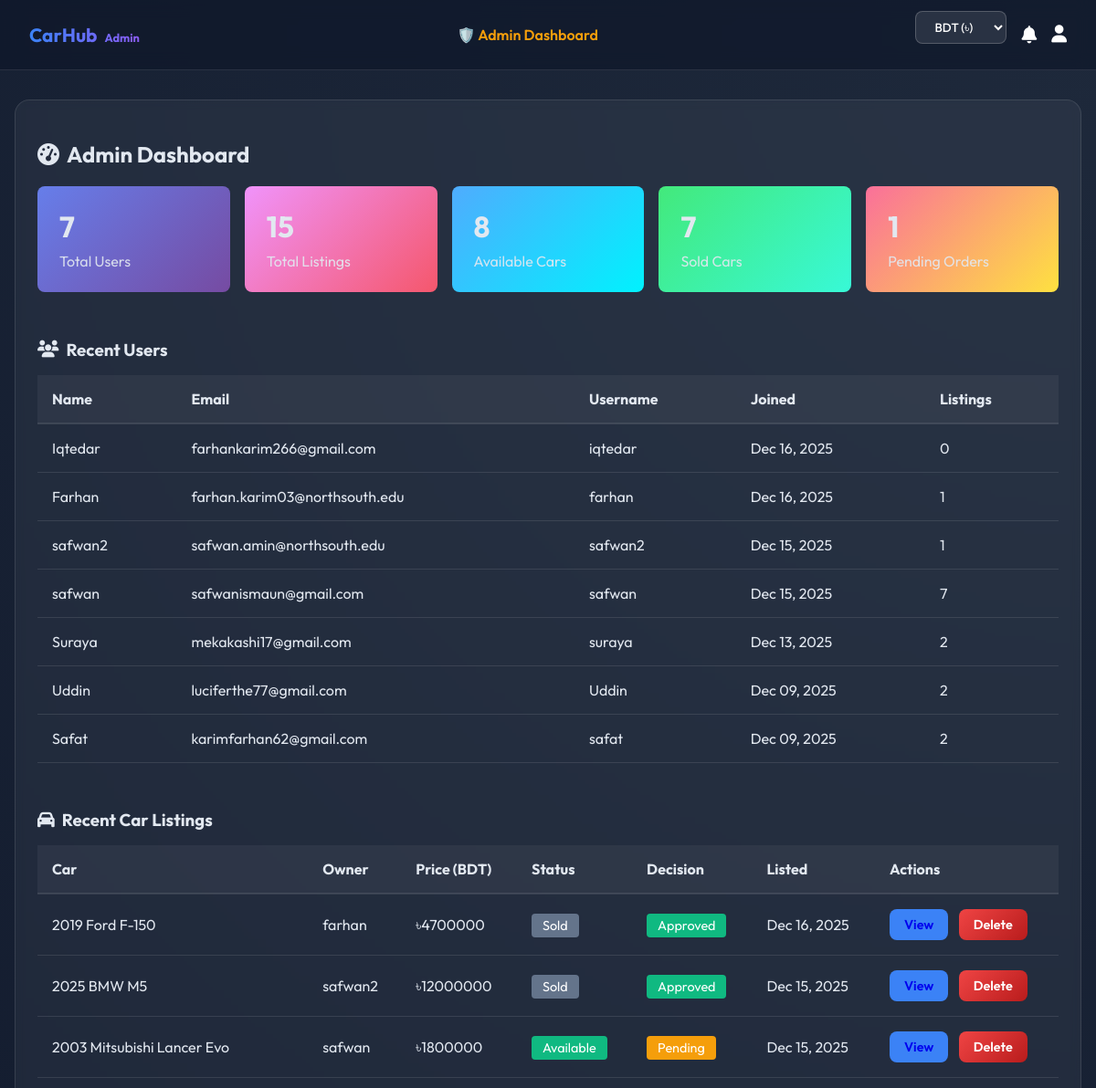
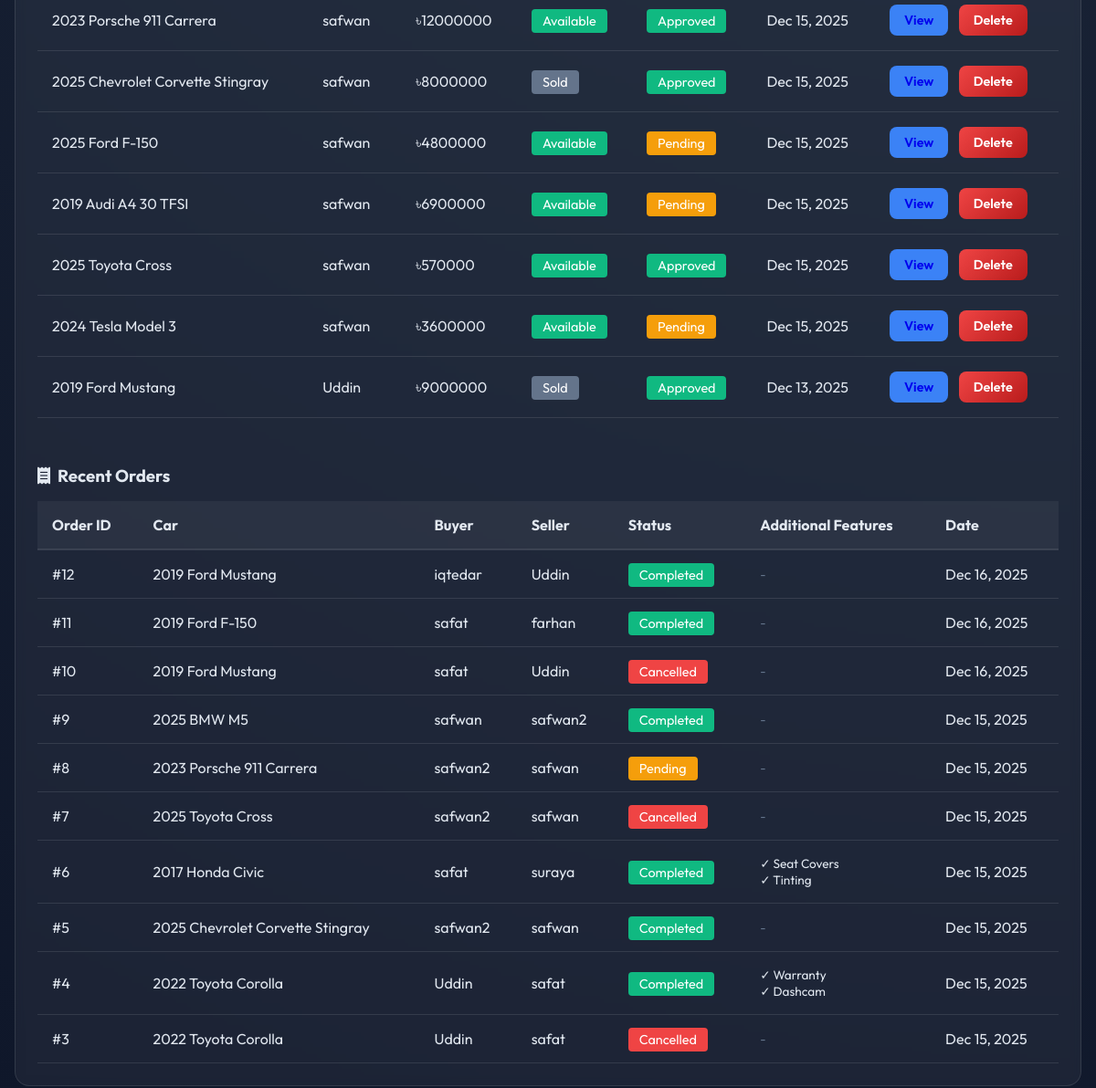
/admin-dashboard/ (signed in), run on the app's committed database (2 pictures, top to bottom).
### cars/models.py (models this page shows, shortened)
class Car(models.Model):
    CAR_TYPES = (
        ('sedan', 'Sedan'),
        ('suv', 'SUV'),
        ('truck', 'Truck'),
        ('coupe', 'Coupe'),
    )
    make = models.CharField(max_length=100)
    model = models.CharField(max_length=100)
    year = models.IntegerField()
    price = models.DecimalField(max_digits=10, decimal_places=2)
    mileage = models.IntegerField()
    car_type = models.CharField(max_length=20, choices=CAR_TYPES)
    description = models.TextField(blank=True)
    status = models.CharField(max_length=20, default='available') # available, sold
    approval_status = models.CharField(max_length=20, default='pending') # pending, approved, rejected
    owner = models.ForeignKey(User, on_delete=models.CASCADE)
    created_at = models.DateTimeField(auto_now_add=True)
    contact_email = models.EmailField(blank=True, null=True)
    contact_whatsapp = models.CharField(max_length=20, blank=True, null=True)
    registration_paper = models.FileField(upload_to='registration_papers/', blank=True, null=True)
    followers = models.ManyToManyField(User, related_name='followed_cars', blank=True)

class Order(models.Model):
    STATUS_CHOICES = (
        ('pending', 'Pending'),
        ('paid', 'Paid'),
        ('completed', 'Completed'),
        ('cancelled', 'Cancelled'),
    )
    buyer = models.ForeignKey(User, on_delete=models.CASCADE, related_name='orders')
    car = models.ForeignKey(Car, on_delete=models.CASCADE, related_name='orders')
    status = models.CharField(max_length=20, choices=STATUS_CHOICES, default='pending')
    created_at = models.DateTimeField(auto_now_add=True)
    has_warranty = models.BooleanField(default=False)
    has_dashcam = models.BooleanField(default=False)
    has_seatcovers = models.BooleanField(default=False)
    has_tinting = models.BooleanField(default=False)
    total_price = models.DecimalField(max_digits=10, decimal_places=2, default=0)
    payment_method = models.CharField(max_length=20, blank=True, null=True)
    payment_completed_at = models.DateTimeField(null=True, blank=True)

### cars/views.py (the view)
# urls.py: path('admin-dashboard/', views.admin_dashboard, name='admin_dashboard'),
@login_required
def admin_dashboard(request):
    if not request.user.is_superuser:
        messages.error(request, "You do not have permission to access the admin dashboard.")
        return redirect('home')
    from django.db.models import Count
    total_users = User.objects.filter(is_superuser=False).count()
    total_cars = Car.objects.count()
    available_cars = Car.objects.filter(status='available').count()
    sold_cars = Car.objects.filter(status='sold').count()
    pending_orders = Order.objects.filter(status='pending').count()
    recent_users = User.objects.filter(is_superuser=False).annotate(car_count=Count('car')).order_by('-date_joined')[:10]
    recent_users_data = [{'user': user, 'car_count': user.car_count} for user in recent_users]
    recent_cars = Car.objects.all().order_by('-created_at')[:10]
    recent_orders = Order.objects.all().order_by('-created_at')[:10]
    return render(request, 'cars/admin_dashboard.html', {
        'total_users': total_users,
        'total_cars': total_cars,
        'available_cars': available_cars,
        'sold_cars': sold_cars,
        'pending_orders': pending_orders,
        'recent_users': recent_users_data,
        'recent_cars': recent_cars,
        'recent_orders': recent_orders,
    })

### cars/templatetags/notification_tags.py (called while the page is built)
@register.simple_tag(takes_context=True)
def unread_notifications_count(context):
    request = context.get('request')
    if request and request.user.is_authenticated:
        return Notification.objects.filter(user=request.user, is_read=False).count()
    return 0

### cars/templates/cars/admin_dashboard.html
<!DOCTYPE html>
{% extends 'cars/base.html' %}
{% block content %}
<div class="card" style="max-width: 1200px; margin: 0 auto;">
    <h2 style="display: flex; align-items: center; gap: 0.5rem;">
        <i class="fa-solid fa-gauge-high"></i> Admin Dashboard
    </h2>
    <div style="display: grid; grid-template-columns: repeat(auto-fit, minmax(200px, 1fr)); gap: 1rem; margin-bottom: 2rem;">
        <div style="background: linear-gradient(135deg, #667eea 0%, #764ba2 100%); padding: 1.5rem; border-radius: 0.5rem;">
            <h3 style="font-size: 2rem; margin: 0;">{{ total_users }}</h3>
            <p style="margin: 0.5rem 0 0 0; opacity: 0.9;">Total Users</p>
        </div>
        <div style="background: linear-gradient(135deg, #f093fb 0%, #f5576c 100%); padding: 1.5rem; border-radius: 0.5rem;">
            <h3 style="font-size: 2rem; margin: 0;">{{ total_cars }}</h3>
            <p style="margin: 0.5rem 0 0 0; opacity: 0.9;">Total Listings</p>
        </div>
        <div style="background: linear-gradient(135deg, #4facfe 0%, #00f2fe 100%); padding: 1.5rem; border-radius: 0.5rem;">
            <h3 style="font-size: 2rem; margin: 0;">{{ available_cars }}</h3>
            <p style="margin: 0.5rem 0 0 0; opacity: 0.9;">Available Cars</p>
        </div>
        <div style="background: linear-gradient(135deg, #43e97b 0%, #38f9d7 100%); padding: 1.5rem; border-radius: 0.5rem;">
            <h3 style="font-size: 2rem; margin: 0;">{{ sold_cars }}</h3>
            <p style="margin: 0.5rem 0 0 0; opacity: 0.9;">Sold Cars</p>
        </div>
        <div style="background: linear-gradient(135deg, #fa709a 0%, #fee140 100%); padding: 1.5rem; border-radius: 0.5rem;">
            <h3 style="font-size: 2rem; margin: 0;">{{ pending_orders }}</h3>
            <p style="margin: 0.5rem 0 0 0; opacity: 0.9;">Pending Orders</p>
        </div>
    </div>
    <div style="margin-bottom: 2rem;">
        <h3 style="display: flex; align-items: center; gap: 0.5rem; margin-bottom: 1rem;">
            <i class="fa-solid fa-users"></i> Recent Users
        </h3>
        <div style="overflow-x: auto;">
            <table style="width: 100%; border-collapse: collapse;">
                <thead>
                    <tr style="background: rgba(255,255,255,0.05); border-bottom: 2px solid var(--glass-border);">
                        <th style="padding: 1rem; text-align: left;">Name</th>
                        <th style="padding: 1rem; text-align: left;">Email</th>
                        <th style="padding: 1rem; text-align: left;">Username</th>
                        <th style="padding: 1rem; text-align: left;">Joined</th>
                        <th style="padding: 1rem; text-align: left;">Listings</th>
                    </tr>
                </thead>
                <tbody>
                    {% for user_data in recent_users %}
                    <tr style="border-bottom: 1px solid var(--glass-border);">
                        <td style="padding: 1rem;">{{ user_data.user.first_name }}</td>
                        <td style="padding: 1rem;">{{ user_data.user.email }}</td>
                        <td style="padding: 1rem;">{{ user_data.user.username }}</td>
                        <td style="padding: 1rem;">{{ user_data.user.date_joined|date:"M d, Y" }}</td>
                        <td style="padding: 1rem;">{{ user_data.car_count }}</td>
                    </tr>
                    {% empty %}
                    <tr>
                        <td colspan="5" style="padding: 1rem; text-align: center; color: #94a3b8;">No users found</td>
                    </tr>
                    {% endfor %}
                </tbody>
            </table>
        </div>
    </div>
    <div style="margin-bottom: 2rem;">
        <h3 style="display: flex; align-items: center; gap: 0.5rem; margin-bottom: 1rem;">
            <i class="fa-solid fa-car"></i> Recent Car Listings
        </h3>
        <div style="overflow-x: auto;">
            <table style="width: 100%; border-collapse: collapse;">
                <thead>
                    <tr style="background: rgba(255,255,255,0.05); border-bottom: 2px solid var(--glass-border);">
                        <th style="padding: 1rem; text-align: left;">Car</th>
                        <th style="padding: 1rem; text-align: left;">Owner</th>
                        <th style="padding: 1rem; text-align: left;">Price (BDT)</th>
                        <th style="padding: 1rem; text-align: left;">Status</th>
                        <th style="padding: 1rem; text-align: left;">Decision</th>
                        <th style="padding: 1rem; text-align: left;">Listed</th>
                        <th style="padding: 1rem; text-align: left;">Actions</th>
                    </tr>
                </thead>
                <tbody>
                    {% for car in recent_cars %}
                    <tr style="border-bottom: 1px solid var(--glass-border);">
                        <td style="padding: 1rem;">{{ car.year }} {{ car.make }} {{ car.model }}</td>
                        <td style="padding: 1rem;">{{ car.owner.username }}</td>
                        <td style="padding: 1rem;">৳{{ car.price|floatformat:0 }}</td>
                        <td style="padding: 1rem;">
                            {% if car.status == 'available' %}
                            <span style="padding: 0.25rem 0.75rem; border-radius: 0.25rem; font-size: 0.9rem; background: #10b981; color: white;">
                                {{ car.status|title }}
                            </span>
                            {% else %}
                            <span style="padding: 0.25rem 0.75rem; border-radius: 0.25rem; font-size: 0.9rem; background: #64748b; color: white;">
                                {{ car.status|title }}
                            </span>
                            {% endif %}
                        </td>
                        <td style="padding: 1rem;">
                            {% if car.approval_status == 'approved' %}
                            <span style="padding: 0.25rem 0.75rem; border-radius: 0.25rem; font-size: 0.9rem; background: #10b981; color: white;">
                                Approved
                            </span>
                            {% elif car.approval_status == 'rejected' %}
                            <span style="padding: 0.25rem 0.75rem; border-radius: 0.25rem; font-size: 0.9rem; background: #ef4444; color: white;">
                                Rejected
                            </span>
                            {% else %}
                            <span style="padding: 0.25rem 0.75rem; border-radius: 0.25rem; font-size: 0.9rem; background: #f59e0b; color: white;">
                                Pending
                            </span>
                            {% endif %}
                        </td>
                        <td style="padding: 1rem;">{{ car.created_at|date:"M d, Y" }}</td>
                        <td style="padding: 1rem;">
                            <a href="{% url 'car_detail' car.id %}" class="btn" style="background: var(--primary-color); padding: 0.5rem 1rem; font-size: 0.9rem; display: inline-block;">View</a>
                            <a href="{% url 'delete_car' car.id %}" class="btn btn-danger" style="padding: 0.5rem 1rem; font-size: 0.9rem; display: inline-block; margin-left: 0.5rem;" onclick="return confirm('Are you sure you want to delete this car listing?')">Delete</a>
                        </td>
                    </tr>
                    {% empty %}
                    <tr>
                        <td colspan="7" style="padding: 1rem; text-align: center; color: #94a3b8;">No car listings found</td>
                    </tr>
                    {% endfor %}
                </tbody>
            </table>
        </div>
    </div>
    <div>
        <h3 style="display: flex; align-items: center; gap: 0.5rem; margin-bottom: 1rem;">
            <i class="fa-solid fa-receipt"></i> Recent Orders
        </h3>
        <div style="overflow-x: auto;">
            <table style="width: 100%; border-collapse: collapse;">
                <thead>
                    <tr style="background: rgba(255,255,255,0.05); border-bottom: 2px solid var(--glass-border);">
                        <th style="padding: 1rem; text-align: left;">Order ID</th>
                        <th style="padding: 1rem; text-align: left;">Car</th>
                        <th style="padding: 1rem; text-align: left;">Buyer</th>
                        <th style="padding: 1rem; text-align: left;">Seller</th>
                        <th style="padding: 1rem; text-align: left;">Status</th>
                        <th style="padding: 1rem; text-align: left;">Additional Features</th>
                        <th style="padding: 1rem; text-align: left;">Date</th>
                    </tr>
                </thead>
                <tbody>
                    {% for order in recent_orders %}
                    <tr style="border-bottom: 1px solid var(--glass-border);">
                        <td style="padding: 1rem;">#{{ order.id }}</td>
                        <td style="padding: 1rem;">{{ order.car.year }} {{ order.car.make }} {{ order.car.model }}</td>
                        <td style="padding: 1rem;">{{ order.buyer.username }}</td>
                        <td style="padding: 1rem;">{{ order.car.owner.username }}</td>
                        <td style="padding: 1rem;">
                            {% if order.status == 'pending' %}
                            <span style="padding: 0.25rem 0.75rem; border-radius: 0.25rem; font-size: 0.9rem; background: #f59e0b; color: white;">
                                {{ order.status|title }}
                            </span>
                            {% elif order.status == 'completed' %}
                            <span style="padding: 0.25rem 0.75rem; border-radius: 0.25rem; font-size: 0.9rem; background: #10b981; color: white;">
                                {{ order.status|title }}
                            </span>
                            {% else %}
                            <span style="padding: 0.25rem 0.75rem; border-radius: 0.25rem; font-size: 0.9rem; background: #ef4444; color: white;">
                                {{ order.status|title }}
                            </span>
                            {% endif %}
                        </td>
                        <td style="padding: 1rem; font-size: 0.85rem;">
                            {% if order.has_warranty or order.has_dashcam or order.has_seatcovers or order.has_tinting %}
                                {% if order.has_warranty %}<div>✓ Warranty</div>{% endif %}
                                {% if order.has_dashcam %}<div>✓ Dashcam</div>{% endif %}
                                {% if order.has_seatcovers %}<div>✓ Seat Covers</div>{% endif %}
                                {% if order.has_tinting %}<div>✓ Tinting</div>{% endif %}
                            {% else %}
                                <span style="color: #64748b;">-</span>
                            {% endif %}
                        </td>
                        <td style="padding: 1rem;">{{ order.created_at|date:"M d, Y" }}</td>
                    </tr>
                    {% empty %}
                    <tr>
                        <td colspan="7" style="padding: 1rem; text-align: center; color: #94a3b8;">No orders found</td>
                    </tr>
                    {% endfor %}
                </tbody>
            </table>
        </div>
    </div>
</div>
{% endblock %}

### cars/static/cars/style.css (style rules this page uses)
:root { --bg-color: #0f172a; --text-color: #e2e8f0; --primary-color: #3b82f6; --secondary-color: #8b5cf6; --glass-bg: rgba(255, 255, 255, 0.05); --glass-border: rgba(255, 255, 255, 0.1); }
body { background-color: var(--bg-color); color: var(--text-color); font-family: 'Outfit', sans-serif; margin: 0; padding: 0; min-height: 100vh; background-image: radial-gradient(circle at top right, #1e293b, #0f172a); }
.card { background: var(--glass-bg); backdrop-filter: blur(5px); border: 1px solid var(--glass-border); border-radius: 1rem; padding: 1.5rem; transition: transform 0.3s, box-shadow 0.3s; display: flex; flex-direction: column; }
.btn { display: inline-block; padding: 0.6rem 1.2rem; border-radius: 0.5rem; text-decoration: none; font-weight: 600; transition: all 0.3s; border: none; cursor: pointer; text-align: center; }
.btn-danger { background: linear-gradient(135deg, #ef4444, #b91c1c); color: white; }

### data on the page
Car: year "2019", make "Ford", model "F-150", owner.username "farhan", price "4700000", status "Sold", approval_status "Approved", created_at "Dec 16, 2025"
Car: year "2025", make "BMW", model "M5", owner.username "safwan2", price "12000000", status "Sold", approval_status "Approved", created_at "Dec 15, 2025"
Car: year "2003", make "Mitsubishi", model "Lancer Evo", owner.username "safwan", price "1800000", status "Available", approval_status "Pending", created_at "Dec 15, 2025"
Car: year "2023", make "Porsche", model "911 Carrera", owner.username "safwan", price "12000000", status "Available", approval_status "Approved", created_at "Dec 15, 2025"
Car: year "2025", make "Chevrolet", model "Corvette Stingray", owner.username "safwan", price "8000000", status "Sold", approval_status "Approved", created_at "Dec 15, 2025"
Car: year "2025", make "Ford", model "F-150", owner.username "safwan", price "4800000", status "Available", approval_status "Pending", created_at "Dec 15, 2025"
Car: year "2019", make "Audi", model "A4 30 TFSI", owner.username "safwan", price "6900000", status "Available", approval_status "Pending", created_at "Dec 15, 2025"
Car: year "2025", make "Toyota", model "Cross", owner.username "safwan", price "570000", status "Available", approval_status "Approved", created_at "Dec 15, 2025"
Car: year "2024", make "Tesla", model "Model 3", owner.username "safwan", price "3600000", status "Available", approval_status "Pending", created_at "Dec 15, 2025"
Car: year "2019", make "Ford", model "Mustang", owner.username "Uddin", price "9000000", status "Sold", approval_status "Approved", created_at "Dec 13, 2025"
Order: id "12", car.year "2019", car.make "Ford", car.model "Mustang", buyer.username "iqtedar", car.owner.username "Uddin", status "Completed", created_at "Dec 16, 2025"
Order: id "11", car.year "2019", car.make "Ford", car.model "F-150", buyer.username "safat", car.owner.username "farhan", status "Completed", created_at "Dec 16, 2025"
Order: id "10", car.year "2019", car.make "Ford", car.model "Mustang", buyer.username "safat", car.owner.username "Uddin", status "Cancelled", created_at "Dec 16, 2025"
Order: id "9", car.year "2025", car.make "BMW", car.model "M5", buyer.username "safwan", car.owner.username "safwan2", status "Completed", created_at "Dec 15, 2025"
Order: id "8", car.year "2023", car.make "Porsche", car.model "911 Carrera", buyer.username "safwan2", car.owner.username "safwan", status "Pending", created_at "Dec 15, 2025"
Order: id "7", car.year "2025", car.make "Toyota", car.model "Cross", buyer.username "safwan2", car.owner.username "safwan", status "Cancelled", created_at "Dec 15, 2025"
Order: id "6", car.year "2017", car.make "Honda", car.model "Civic", buyer.username "safat", car.owner.username "suraya", status "Completed", has_warranty "✓ Seat Covers", created_at "Dec 15, 2025"
Order: id "5", car.year "2025", car.make "Chevrolet", car.model "Corvette Stingray", buyer.username "safwan2", car.owner.username "safwan", status "Completed", created_at "Dec 15, 2025"
Order: id "4", car.year "2022", car.make "Toyota", car.model "Corolla", buyer.username "Uddin", car.owner.username "safat", status "Completed", has_warranty "✓ Warranty", created_at "Dec 15, 2025"
Order: id "3", car.year "2022", car.make "Toyota", car.model "Corolla", buyer.username "Uddin", car.owner.username "safat", status "Cancelled", created_at "Dec 15, 2025"

### other printed values
{{ total_users }} "7"
{{ total_cars }} "15"
{{ available_cars }} "8"
{{ sold_cars }} "7"
{{ pending_orders }} "1"
{{ user_data.user.first_name }} "Iqtedar"
{{ user_data.user.email }} "farhankarim266@gmail.com"
{{ user_data.user.username }} "iqtedar"
{{ user_data.user.date_joined|date:"M d, Y" }} "Dec 16, 2025"
{{ user_data.car_count }} "0"
{{ user_data.user.first_name }} "Farhan"
{{ user_data.user.email }} "farhan.karim03@northsouth.edu"
{{ user_data.user.username }} "farhan"
{{ user_data.car_count }} "1"
{{ user_data.user.first_name }} "safwan2"
